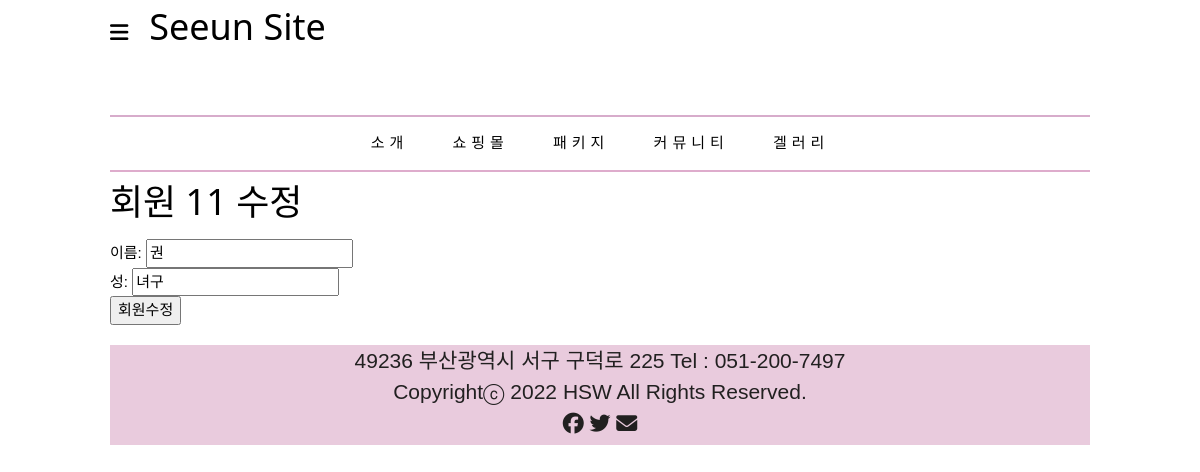
The page /user/update/11 on the database its author committed.
### myapp/models.py (models this page shows)
class Members(models.Model):
  firstname = models.CharField(max_length=255)
  lastname = models.CharField(max_length=255)

### myapp/views.py (the view)
# urls.py: path("user/update/<int:id>",views.update),
def update(request, id):
    m = Members.objects.get(id=id)
    template = loader.get_template("update.html")
    context = {'m' : m}
    return HttpResponse(template.render(context, request))

### myapp/templates/update.html (shortened to what this page needs)
{% extends 'base.html' %}
{% block content %}
<h1>회원 {{m.id}} 수정</h1>
<form action="updaterecord/{{m.id}}" method="post">
    이름: <input type="text" name="first" id="" value="{{m.firstname}}"> <br>
    성: <input type="text" name="last" id="" value="{{m.lastname}}"> <br>
    <input type="submit" value="회원수정">
</form>
{% endblock %}

### static/mystyle.css (style rules this page uses)
* { font-family: "맑은 고딕", Arial, Helvetica, sans-serif; line-height: 150%; }
body { margin-top: 20px; margin: 0 auto; max-width: 980px; }

### static/w3.css (style rules this page uses)
*,*:before,*:after { box-sizing:inherit }
html { -ms-text-size-adjust:100%;-webkit-text-size-adjust:100% }
body { margin:0 }
button,input,select,textarea,optgroup { font:inherit;margin:0 }
button,input { overflow:visible }
button,[type=button],[type=reset],[type=submit] { -webkit-appearance:button }
html,body { font-family:Verdana,sans-serif;font-size:15px;line-height:1.5 }
html { overflow-x:hidden }
h1 { font-size:36px }
h1,h2,h3,h4,h5,h6 { font-family:"Segoe UI",Arial,sans-serif;font-weight:400;margin:10px 0 }

### myapp/templates/base.html (style rules this page uses)
body { max-width: 980px;; margin: auto; }

### rows shown on the page
Members: id "11", first "권", last "녀구"
